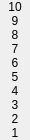
       <widget class="QWidget" name="verticalCoordinate" native="true">
        <property name="sizePolicy">
         <sizepolicy hsizetype="Fixed" vsizetype="Preferred">
          <horstretch>0</horstretch>
          <verstretch>0</verstretch>
         </sizepolicy>
        </property>
        <property name="minimumSize">
         <size>
          <width>30</width>
          <height>0</height>
         </size>
        </property>
        <property name="maximumSize">
         <size>
          <width>30</width>
          <height>16777215</height>
         </size>
        </property>
        <layout class="QVBoxLayout" name="verticalLayout">
         <property name="spacing">
          <number>0</number>
         </property>
         <property name="leftMargin">
          <number>0</number>
         </property>
         <property name="topMargin">
          <number>0</number>
         </property>
         <property name="rightMargin">
          <number>0</number>
         </property>
         <property name="bottomMargin">
          <number>0</number>
         </property>
         <item>
          <widget class="QLabel" name="label_20">
           <property name="text">
            <string>10</string>
           </property>
           <property name="alignment">
            <set>Qt::AlignCenter</set>
           </property>
          </widget>
         </item>
         <item>
          <widget class="QLabel" name="label_19">
           <property name="text">
            <string>9</string>
           </property>
           <property name="alignment">
            <set>Qt::AlignCenter</set>
           </property>
          </widget>
         </item>
         <item>
          <widget class="QLabel" name="label_18">
           <property name="text">
            <string>8</string>
           </property>
           <property name="alignment">
            <set>Qt::AlignCenter</set>
           </property>
          </widget>
         </item>
         <item>
          <widget class="QLabel" name="label_17">
           <property name="text">
            <string>7</string>
           </property>
           <property name="alignment">
            <set>Qt::AlignCenter</set>
           </property>
          </widget>
         </item>
         <item>
          <widget class="QLabel" name="label_16">
           <property name="text">
            <string>6</string>
           </property>
           <property name="alignment">
            <set>Qt::AlignCenter</set>
           </property>
          </widget>
         </item>
         <item>
          <widget class="QLabel" name="label_15">
           <property name="text">
            <string>5</string>
           </property>
           <property name="alignment">
            <set>Qt::AlignCenter</set>
           </property>
          </widget>
         </item>
         <item>
          <widget class="QLabel" name="label_14">
           <property name="text">
            <string>4</string>
           </property>
           <property name="alignment">
            <set>Qt::AlignCenter</set>
           </property>
          </widget>
         </item>
         <item>
          <widget class="QLabel" name="label_13">
           <property name="text">
            <string>3</string>
           </property>
           <property name="alignment">
            <set>Qt::AlignCenter</set>
           </property>
          </widget>
         </item>
         <item>
          <widget class="QLabel" name="label_12">
           <property name="text">
            <string>2</string>
           </property>
           <property name="alignment">
            <set>Qt::AlignCenter</set>
           </property>
          </widget>
         </item>
         <item>
          <widget class="QLabel" name="label_11">
           <property name="text">
            <string>1</string>
           </property>
           <property name="alignment">
            <set>Qt::AlignCenter</set>
           </property>
          </widget>
         </item>
        </layout>
       </widget>
